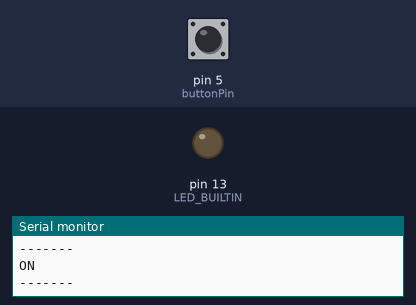
A sketch run on a simulated Arduino Uno, built with avr-gcc and run on an emulated ATmega328P. Parts: output pins drawn as LEDs (lit = HIGH), the last lines printed to the serial monitor. The test bench sets the inputs (shaded band); at power-on: pin 5 (buttonPin) HIGH.

Above: at 1.2 s.
1.3 s: pin 5 (buttonPin) pulled LOW for 0.15 s
At 1.38 s:
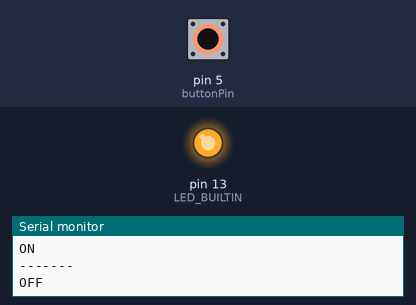
2.9 s: pin 5 (buttonPin) pulled LOW for 3.2 s
At 6.6 s:
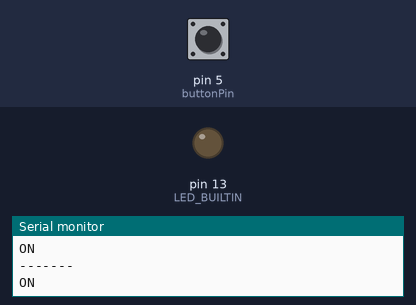
Timing chart, 0 to 8.1 s (numbered marks = the images above; inputs shaded):
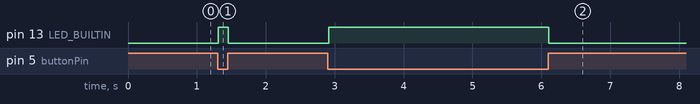

The sketch:

button_test.ino
```cpp
// constants won't change. They're used here to set pin numbers:
const int buttonPin = 5;     // the number of the pushbutton pin NODEMCU = D1 connect the other pin to GND

// variables will change:
int buttonState = 0;         // variable for reading the pushbutton status

void setup() {
  Serial.begin(9600);
  // initialize the pushbutton pin as an input:
  pinMode(buttonPin,INPUT_PULLUP);
  pinMode(LED_BUILTIN, OUTPUT);
}

void loop() {
  //read the pushbutton value into a variable
  int sensorVal = digitalRead(buttonPin);
  //print out the value of the pushbutton
  // Keep in mind the pull-up means the pushbutton's logic is inverted. It goes
  // HIGH when it's open, and LOW when it's pressed. Turn on pin 13 when the
  // button's pressed, and off when it's not:
  if (sensorVal == HIGH) {
    digitalWrite(LED_BUILTIN, LOW);
    Serial.println("ON");

  } else {
     digitalWrite(LED_BUILTIN, HIGH);
     Serial.println("OFF");
  }
  Serial.println("--------" + sensorVal);
}
```

Measured:
- after the input at 1.3 s, pin 13 (LED_BUILTIN): LOW → HIGH at once, → LOW 0.14 s later
- after the input at 2.9 s, pin 13 (LED_BUILTIN): LOW → HIGH at once, → LOW 3.2 s later
